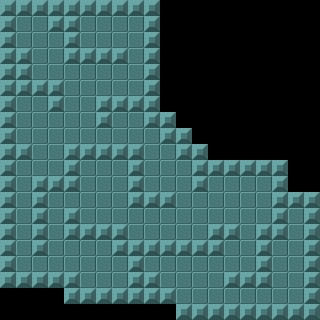

A 2D game scene composited from a Tiled map and its tileset images. What follows is a short description and the map's XML, with every tile layer's data as written:
An orthogonal 20x20 tile map with 16x16 px tiles, 1 tile layer (walls) and 9 objects (5x flower, 3x enemy, player-obj).

<map version="1.2" tiledversion="1.2.4" orientation="orthogonal" renderorder="right-down" width="20" height="20" tilewidth="16" tileheight="16" infinite="0" nextlayerid="4" nextobjectid="12">
 <tileset firstgid="1" source="tutorial-haxeflixel.tsx" />
 <layer id="3" name="walls" width="20" height="20">
  <data encoding="csv">
3,3,3,3,3,3,3,3,3,3,0,0,0,0,0,0,0,0,0,0,
3,2,2,3,3,2,2,2,2,3,0,0,0,0,0,0,0,0,0,0,
3,2,2,2,3,2,2,2,2,3,0,0,0,0,0,0,0,0,0,0,
3,3,2,2,3,3,3,3,2,3,0,0,0,0,0,0,0,0,0,0,
3,3,2,2,2,2,2,2,2,3,0,0,0,0,0,0,0,0,0,0,
3,3,3,3,2,2,2,2,2,3,0,0,0,0,0,0,0,0,0,0,
3,2,2,3,2,2,3,3,3,3,0,0,0,0,0,0,0,0,0,0,
3,2,2,2,2,2,3,2,2,3,3,0,0,0,0,0,0,0,0,0,
3,2,2,2,2,2,2,2,2,2,3,3,0,0,0,0,0,0,0,0,
3,3,2,2,3,3,3,3,3,2,2,3,3,0,0,0,0,0,0,0,
3,2,2,2,3,2,2,2,3,2,2,2,3,3,3,3,3,3,0,0,
3,2,3,3,3,2,2,2,3,2,2,2,3,2,2,2,2,3,0,0,
3,2,3,2,2,2,2,2,3,3,3,2,2,2,2,2,2,3,3,3,
3,2,3,2,3,2,2,2,2,2,2,2,2,2,2,2,2,3,2,3,
3,2,3,2,3,3,3,3,2,2,2,2,2,3,3,2,3,3,2,3,
3,2,3,2,2,2,2,3,3,3,3,3,3,3,2,2,3,2,2,3,
3,2,2,2,2,2,2,2,3,2,2,2,2,2,2,2,3,2,2,3,
3,3,3,3,3,2,2,2,3,3,2,2,2,2,3,3,3,2,2,3,
0,0,0,0,3,3,3,3,3,3,3,2,2,2,2,2,2,2,2,3,
0,0,0,0,0,0,0,0,0,0,0,3,3,3,3,3,3,3,3,3
</data>
 </layer>
 <objectgroup id="2" name="player-layer">
  <object id="1" name="player-obj" x="16" y="16" width="16" height="16" />
  <object id="2" name="flower" x="62.6667" y="240" width="16" height="16" />
  <object id="3" name="flower" x="207.333" y="208" width="16" height="16" />
  <object id="4" name="flower" x="208" y="271.333" width="16" height="16" />
  <object id="5" name="flower" x="288" y="208" width="16" height="16" />
  <object id="6" name="flower" x="96" y="16" width="16" height="16" />
  <object id="7" name="enemy" x="31.3333" y="112" width="16" height="16">
   <properties>
    <property name="etype" value="green" />
   </properties>
  </object>
  <object id="10" name="enemy" x="144" y="208" width="16" height="16">
   <properties>
    <property name="etype" value="green" />
   </properties>
  </object>
  <object id="11" name="enemy" x="286.667" y="287.333" width="16" height="16">
   <properties>
    <property name="etype" value="blue" />
   </properties>
  </object>
 </objectgroup>
</map>
